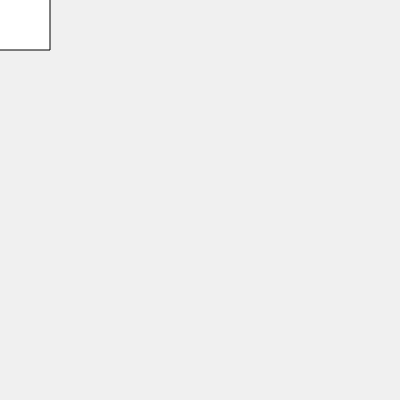
Frame 1 (no input)
Frame 60 (no input): identical to frame 1, image omitted
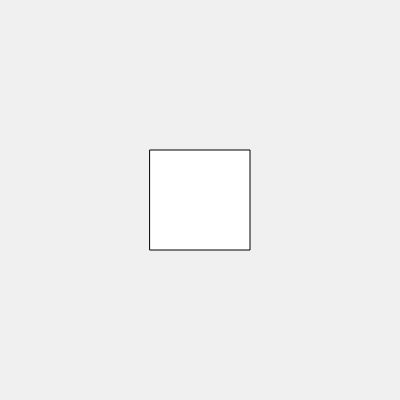
Frame 120 (the mouse pressed at the canvas centre since frame 60)

The p5.js sketch that drew these frames (run headless with seeded random() and noise() and a simulated clock; from frame 60 on, the mouse is pressed at the canvas centre):

// p5.js sketch
// ── sketch.js

function setup() {
  createCanvas(400, 400);
  rectMode(CENTER);
}

function draw() {
  background(240);

  // move to the center of the can
  translate(mouseX, mouseY);

  // draw the square at the origin
  square(0, 0, 100);
}
